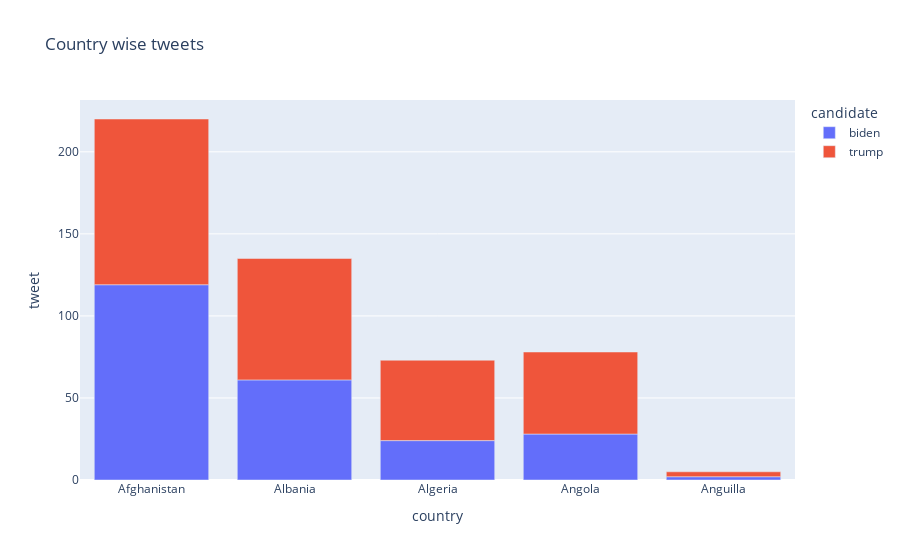

Notebook source saved alongside this figure:
### Code cell
# Top 10 country wise tweets 
country_wise = dataset.groupby(['country','candidate'])['tweet'].count().reset_index()
# top_10_countries = country_wise.head(10)
# Candidate for top 10 country tweet
tweeters = country_wise[country_wise['country'].isin(top10countries.country)]
fig = px.bar(top_10_countries,x='country',y='tweet',title='Country wise tweets',color = 'candidate')
fig.show()

### Figure 1 — Plotly figure (JSON) as saved in the notebook; plotly's stock layout.template omitted (floating-point values rounded to 4 significant figures)
{"data": [{"hovertemplate": "candidate=biden<br>country=%{x}<br>tweet=%{y}<extra></extra>", "legendgroup": "biden", "marker": {"color": "#636efa", "pattern": {"shape": ""}}, "name": "biden", "orientation": "v", "showlegend": true, "textposition": "auto", "type": "bar", "x": ["Afghanistan", "Albania", "Algeria", "Angola", "Anguilla"], "xaxis": "x", "y": [119, 61, 24, 28, 2], "yaxis": "y"}, {"hovertemplate": "candidate=trump<br>country=%{x}<br>tweet=%{y}<extra></extra>", "legendgroup": "trump", "marker": {"color": "#EF553B", "pattern": {"shape": ""}}, "name": "trump", "orientation": "v", "showlegend": true, "textposition": "auto", "type": "bar", "x": ["Afghanistan", "Albania", "Algeria", "Angola", "Anguilla"], "xaxis": "x", "y": [101, 74, 49, 50, 3], "yaxis": "y"}], "layout": {"barmode": "relative", "legend": {"title": {"text": "candidate"}, "tracegroupgap": 0}, "title": {"text": "Country wise tweets"}, "xaxis": {"anchor": "y", "domain": [0, 1], "title": {"text": "country"}}, "yaxis": {"anchor": "x", "domain": [0, 1], "title": {"text": "tweet"}}}}
